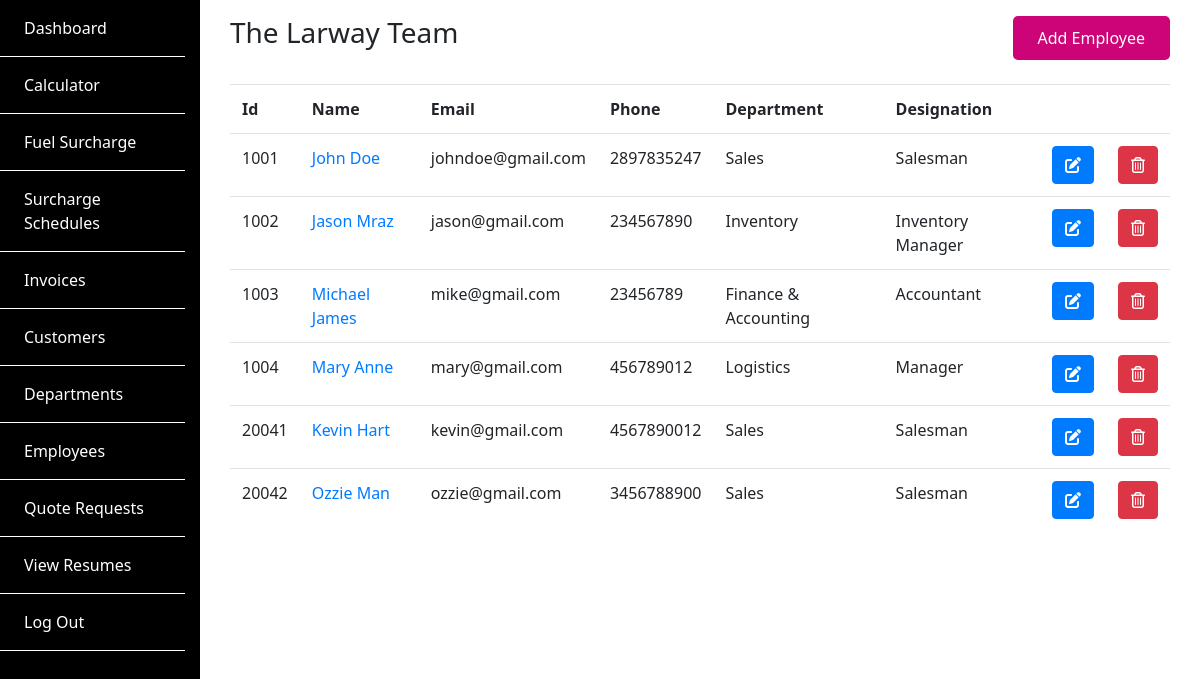
Screenshot of /employees/ (signed in) with the database file from the repository.
### SiteApp/models.py (models this page shows, shortened)
class Employee(models.Model):
    employee_id = models.IntegerField()
    first_name = models.CharField(max_length=50)
    last_name = models.CharField(max_length=50)
    email = models.EmailField()
    cell_number = models.BigIntegerField()
    address = models.CharField(max_length=200)
    department = models.ForeignKey(
        Department, on_delete=models.CASCADE, related_name="employees")
    designation = models.CharField(max_length=50)
    salary = models.IntegerField()
    date_of_join = models.DateField()
    def get_absolute_url(self):
        return reverse('view_employee', args=[self.employee_id])

class Department(models.Model):
    name = models.CharField(max_length=50)
    def __str__(self):
        return self.name

### SiteApp/views.py (the view)
# urls.py: path('employees/', views.ListEmployees, name='list_employees'),
@login_required
def ListEmployees(request):
    employees = Employee.objects.all()
    return render(request, 'SiteApp/list_employees.html', {'employees': employees})

### SiteApp/templates/SiteApp/list_employees.html
{% extends 'backend_base.html' %} {% block content %}
<div class="container-fluid py-3">
  <div class="row">
    <div class="col-sm-6">
      <h3>The Larway Team</h3>
    </div>
    <div class="col-sm-6">
      <a href="{% url 'add_employee' %}" class="larway-btn float-right"
        >Add Employee</a
      >
    </div>
  </div>
  <div class="article mt-4">
    <table class="table">
      <tr>
        <th>Id</th>
        <th>Name</th>
        <th>Email</th>
        <th>Phone</th>
        <th>Department</th>
        <th>Designation</th>
        <th></th>
        <th></th>
      </tr>
      {% for employee in employees %}
      <tr>
        <td><span>{{employee.employee_id}}</span></td>
        <td>
          <a href="{{employee.get_absolute_url }}"
            >{{employee.first_name}} {{employee.last_name}}</a
          >
        </td>
        <td><span>{{employee.email}}</span></td>
        <td><span>{{employee.cell_number}}</span></td>
        <td><span>{{employee.department}}</span></td>
        <td><span>{{employee.designation}}</span></td>
        <td>
          <a href="{% url 'edit_employee' id=employee.employee_id%}" class="btn btn-primary"><span><i class="fas fa-edit"></i></span></a>
        </td>
        <td>
          <a href="{% url 'delete_employee' id=employee.employee_id %}" class="btn btn-danger"><span><i class="far fa-trash-alt"></i></span></a></a>
        </td>
      </tr>
      {% endfor %}
    </table>
  </div>
</div>
{% endblock %}

### SiteApp/static/SiteApp/css/style.css (style rules this page uses)
* { font-family: "Noto Sans", sans-serif; transition: all ease-in 0.2s; }
html, body { height: 100%; min-height: 100%; }
.larway-btn { background-color: #cc0477; color: #fff; border: none; padding: 10px 25px; border-radius: 5px; }

### rows the page displays
Employee: employee_id "1001", first_name "John", last_name "Doe", email "johndoe@gmail.com", cell_number "2897835247", department "Sales", designation "Salesman"
Employee: employee_id "1002", first_name "Jason", last_name "Mraz", email "jason@gmail.com", cell_number "234567890", department "Inventory", designation "Inventory Manager"
Employee: employee_id "1003", first_name "Michael", last_name "James", email "mike@gmail.com", cell_number "23456789", department "Finance & Accounting", designation "Accountant"
Employee: employee_id "1004", first_name "Mary", last_name "Anne", email "mary@gmail.com", cell_number "456789012", department "Logistics", designation "Manager"
Employee: employee_id "20041", first_name "Kevin", last_name "Hart", email "kevin@gmail.com", cell_number "4567890012", department "Sales", designation "Salesman"
Employee: employee_id "20042", first_name "Ozzie", last_name "Man", email "ozzie@gmail.com", cell_number "3456788900", department "Sales", designation "Salesman"
